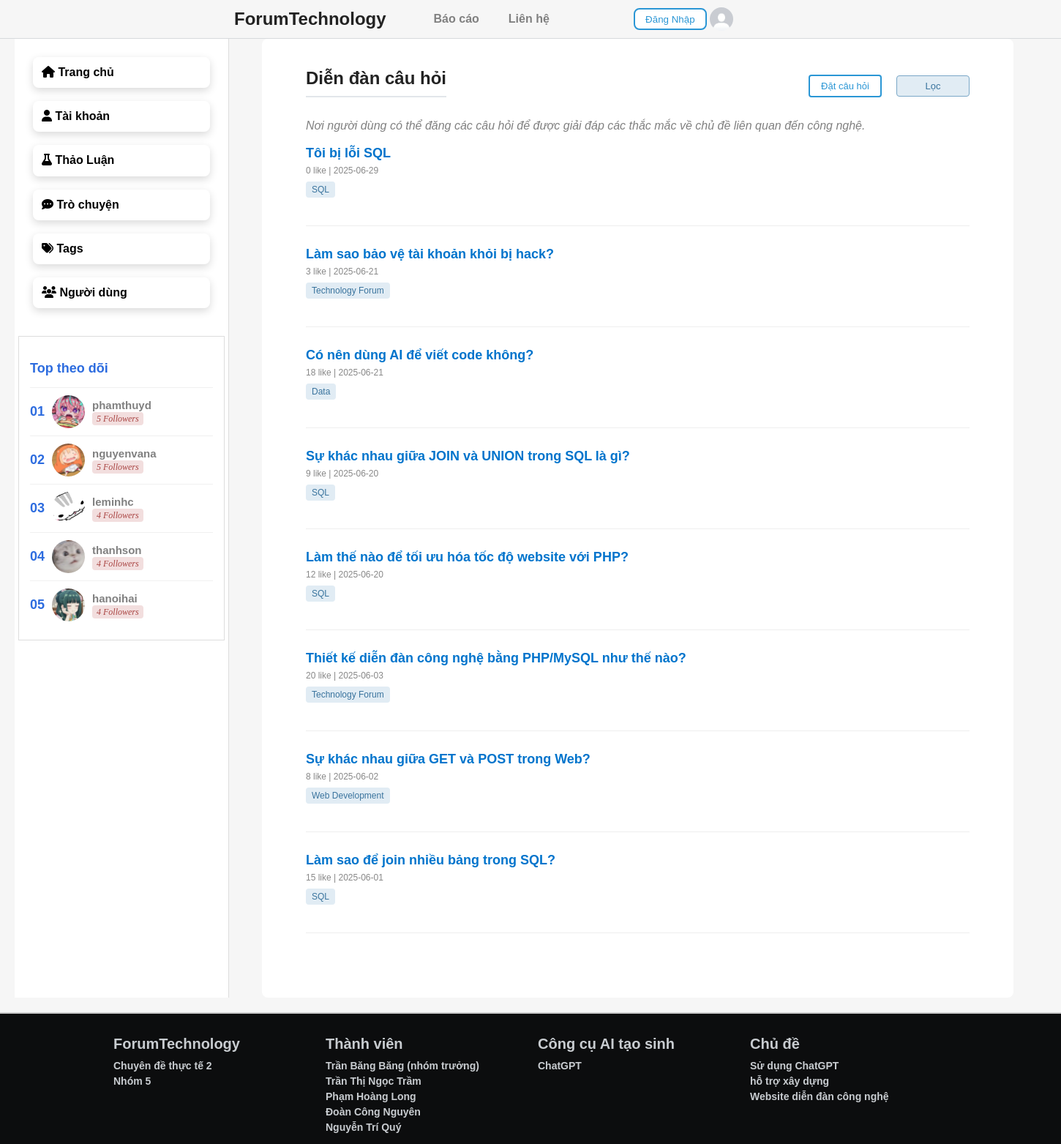
The page / on the database its author committed.
### tables this page shows
CREATE TABLE `users` (
  `User_ID` int(11) NOT NULL,
  `User_name` varchar(100) DEFAULT NULL,
  `ID_Ques` int(11) DEFAULT NULL,
  `email` varchar(100) DEFAULT NULL,
  `password` varchar(100) DEFAULT NULL,
  `avatar` varchar(255) DEFAULT 'uploads/avatar/1751079726_avatar_md.jpg',
  `follow` int(11) DEFAULT NULL,
  `created_at` datetime DEFAULT current_timestamp(),
  `last_login` datetime DEFAULT NULL,
  `bio` text DEFAULT NULL,
  `location` varchar(100) DEFAULT NULL,
  `phone_number` varchar(20) DEFAULT NULL,
  `About` longtext NOT NULL
);

CREATE TABLE `questions` (
  `ID_Ques` int(11) NOT NULL,
  `Date_tao` date DEFAULT NULL,
  `Mo_ta` text DEFAULT NULL,
  `Hinh_anh` varchar(255) DEFAULT NULL,
  `ID_Tags` int(11) DEFAULT NULL,
  `ID_user` int(11) DEFAULT NULL,
  `like_count` int(11) DEFAULT 0,
  `content` longtext DEFAULT NULL
);

CREATE TABLE `tags` (
  `ID_tag` int(11) NOT NULL,
  `Name` varchar(100) DEFAULT NULL
);

### Code/main.php (the view, shortened to what this page needs)
<?php include 'connect.php'; ?>
<!DOCTYPE html>
<html lang="en">
<head>
  <link rel="stylesheet" href="../Style/main.css">
</head>
<body>
  <div class="container-wrapper">
    <div class="main-content">
      <div class="questions-header">
        <h2>Diễn đàn câu hỏi</h2>
        <div class="user-actions">
          <button class="ask-btn" onclick="location.href='index.php?page=cau_hoi'">Đặt câu hỏi</button>
          <button id="toggleFilterBtn" class="filter-toggle-btn">Lọc</button>
        </div>
      </div>
      <div style="color: gray; text-align:justify;">
        <i>Nơi người dùng có thể đăng các câu hỏi để được giải đáp các thắc mắc về chủ đề liên quan đến công nghệ.</i>
      </div>
      <br>
      <?php
      $where = [];
      $orderBy = "q.ID_Ques DESC";
      $whereSql = count($where) ? "WHERE " . implode(" AND ", $where) : "";
      $sql = "SELECT q.ID_Ques, q.Mo_ta, q.Hinh_anh, q.like_count, q.Date_tao, t.Name AS tag_name, u.User_name
        FROM questions q
        JOIN tags t ON q.ID_Tags = t.ID_tag
        JOIN users u ON q.ID_user = u.User_ID
        $whereSql
        ORDER BY $orderBy";
      $result = $conn->query($sql);
      if ($result->num_rows > 0) {
        while ($row = $result->fetch_assoc()) {
          echo '<div class="question-item">';
          echo '<a class="question-title" href="Code/Ques.php?id=' . htmlspecialchars($row['ID_Ques']) . '">' . htmlspecialchars($row['Mo_ta']) . '</a>';
          echo '<div class="meta">'.htmlspecialchars($row['like_count']).' like | '.htmlspecialchars($row['Date_tao']).'</div>';
          echo '<div class="tags">';
          echo '<span class="tag">' . htmlspecialchars($row['tag_name']) . '</span>';
          echo '<br>';
          echo '<br>';
          echo '</div>';
          echo '</div>';
        }
      } else {
        echo 'Không có câu hỏi nào.';
      }
      ?>
    </div>
  </div>
</body>
</html>

### Code/top_bxh.php (shortened to what this page needs)
<?php
include 'connect.php';
$sql = "SELECT User_name, avatar, follow, User_ID FROM users ORDER BY follow DESC LIMIT 5";
$result = $conn->query($sql);
?>
<!DOCTYPE html>
<html lang="en">
<head>
    <link rel="stylesheet" href="https://cdnjs.cloudflare.com/ajax/libs/font-awesome/6.5.0/css/all.min.css">
    <link rel="stylesheet" href="../Style/nav.css">
</head>
<body>
    <div class="top-follow-box">
        <h3>Top theo dõi</h3>
<ul class="top-follow-list">
    <?php
    $rank = 1;
    if ($result && $result->num_rows > 0) {
        while ($row = $result->fetch_assoc()) {
            $avatar = !empty($row['avatar']) ? $row['avatar'] : 'uploads/icon/avatar_md.jpg';
            $name = htmlspecialchars($row['User_name']);
            $follow = number_format((int)$row['follow']);
            $user_id = (int)$row['User_ID'];
    ?>
            <li>
                <span class="rank"><?php echo str_pad($rank, 2, '0', STR_PAD_LEFT); ?></span>
                <img src="<?php echo $avatar; ?>" alt="Avatar">
                <div class="user-info">
                    <a class="Top-name" href="Code/check.php?user_id=<?php echo $user_id; ?>">
                        <strong><?php echo $name; ?></strong>
                    </a>
                    <div><span class="follow"><?php echo $follow; ?> Followers</span></div>
                </div>
            </li>
    <?php
            $rank++;
        }
    } else {
        echo "<li>Không có dữ liệu.</li>";
    }
    ?>
</ul>
    </div>
</body>
</html>

### Style/main.css (style rules this page uses)
body { font-family: Arial, sans-serif; background-color: #f6f6f6; margin: 0; }
.user-actions { display: flex; align-items: center; gap: 10px; }
.ask-btn { padding: 6px 12px; background-color: #0a95ff; color: white; border: none; border-radius: 4px; font-size: 13px; cursor: pointer; }
.container-wrapper { display: flex; justify-content:left; padding: 0 20px 20px 20px; }
.main-content { flex-grow: 1; padding: 20px; }
.meta { font-size: 12px; color: #888; margin-bottom: 6px; }
.tags { margin-top: 8px; }
.tag { display: inline-block; background: #e1ecf4; color: #39739d; padding: 4px 8px; border-radius: 4px; font-size: 12px; margin-right: 6px; }
.filter-toggle-btn { padding: 6px 12px; background-color: #e1ecf4; color: #39739d; border: 1px solid #7aa7c7; border-radius: 4px; font-size: 13px; cursor: pointer; margin-left: 10px; }

### Style/mainPost.css (style rules this page uses)
body { font-family: Arial, sans-serif; background-color: #f6f6f6; margin: 0; }
.questions-header { display: flex; align-items: center; justify-content: space-between; }
.user-actions { display: flex; align-items: center; gap: 10px; }
.ask-btn { padding: 6px 12px; background-color: #0a95ff; color: white; border: none; border-radius: 4px; font-size: 13px; cursor: pointer; }
.container-wrapper { display: flex; justify-content:left; padding: 0 20px 20px 20px; }
.main-content { flex-grow: 1; padding: 20px; }
.meta { font-size: 12px; color: #888; margin-bottom: 6px; }
.tags { margin-top: 8px; }
.tag { display: inline-block; background: #e1ecf4; color: #39739d; padding: 4px 8px; border-radius: 4px; font-size: 12px; margin-right: 6px; }
.filter-toggle-btn { padding: 6px 12px; background-color: #e1ecf4; color: #39739d; border: 1px solid #7aa7c7; border-radius: 4px; font-size: 13px; cursor: pointer; margin-left: 10px; }

### Style/nav.css (style rules this page uses)
.top-follow-box { border: 1px solid #ddd; padding: 15px; background-color: #fff; font-family: Arial, sans-serif; }
.top-follow-box h3 { font-size: 18px; color: #2d6cdf; margin-bottom: 15px; }
.top-follow-list { list-style: none; padding: 0; margin: 0; }
.top-follow-list li { display: flex; align-items: center; border-top: 1px solid #f0f0f0; padding: 10px 0; }
.top-follow-list .rank { font-weight: bold; color: #2d6cdf; font-size: 18px; }
.top-follow-list img { width: 45px; height: 45px; border-radius: 50%; margin: 0 10px; }
.top-follow-list .user-info { flex: 1; }
.top-follow-list .user-info strong { display: block; font-size: 15px; }
.top-follow-list .follow { background-color: #f2dede; color: #a94442; padding: 2px 6px; font-size: 12px; border-radius: 4px; }
a.Top-name { box-shadow: none; background-color: transparent; font-family:Arial, Helvetica, sans-serif; font-style: normal; font-weight: 400; }

### Style/header.css (style rules this page uses)
body { margin: 0; font-family: Arial; }
a { text-decoration: none; color: gray; font-weight: bold; }
.user-info { align-content: center; width: max-content; font-style: italic; font-family: cursive; padding-right: 2%; }
button { width: 100px; transition: background-color 0.3s ease, transform 0.3s ease; margin-left: 5px; border-radius: 8px; }
button:first-of-type { background-color: #fff; color: #2a96d5; border: 2px solid #2a96d5; }

### Style/user.css (style rules this page uses)
body { margin: 10%; font-family: Arial, Helvetica, sans-serif; }

### Style/tag.css (style rules this page uses)
body { font-family: 'Segoe UI', Tahoma, Geneva, Verdana, sans-serif; background-color: #f6f6f6; margin: 0; padding: 0; }
h2 { font-size: 24px; color: #222; }
body { margin: 0; font-family: 'Segoe UI', Tahoma, sans-serif; background-color: #f5f7fa; color: #333; }
.container-wrapper { display: flex; }
h2 { font-size: 24px; margin-bottom: 30px; color: #222; border-bottom: 2px solid #e2e6ea; padding-bottom: 10px; }
.question-item { margin-bottom: 28px; padding-bottom: 20px; border-bottom: 1px solid #eee; }
.question-title { font-size: 18px; font-weight: bold; color: #0074cc; text-decoration: none; }
.meta { font-size: 13px; color: #888; margin-top: 6px; }
.tags { margin-top: 10px; }
.tag { display: inline-block; background-color: #e1ecf4; color: #39739d; padding: 6px 10px; border-radius: 4px; font-size: 13px; font-weight: 500; margin-right: 8px; }

### Style/footer.css (style rules this page uses)
body { margin: 0; font-family: Arial; }

### rows shown on the page
users: rank "01", avatar (picture), User_name "phamthuyd", follow "5"
users: rank "02", avatar (picture), User_name "nguyenvana", follow "5"
users: rank "03", avatar (picture), User_name "leminhc", follow "4"
users: rank "04", avatar (picture), User_name "thanhson", follow "4"
users: rank "05", avatar (picture), User_name "hanoihai", follow "4"
questions: Mo_ta "Tôi bị lỗi SQL", like_count "0", Date_tao "2025-06-29", ID_Tags.Name "SQL"
questions: Mo_ta "Làm sao bảo vệ tài khoản khỏi bị hack?", like_count "3", Date_tao "2025-06-21", ID_Tags.Name "Technology Forum"
questions: Mo_ta "Có nên dùng AI để viết code không?", like_count "18", Date_tao "2025-06-21", ID_Tags.Name "Data"
questions: Mo_ta "Sự khác nhau giữa JOIN và UNION trong SQL là gì?", like_count "9", Date_tao "2025-06-20", ID_Tags.Name "SQL"
questions: Mo_ta "Làm thế nào để tối ưu hóa tốc độ website với PHP?", like_count "12", Date_tao "2025-06-20", ID_Tags.Name "SQL"
questions: Mo_ta "Thiết kế diễn đàn công nghệ bằng PHP/MySQL như thế nào?", like_count "20", Date_tao "2025-06-03", ID_Tags.Name "Technology Forum"
questions: Mo_ta "Sự khác nhau giữa GET và POST trong Web?", like_count "8", Date_tao "2025-06-02", ID_Tags.Name "Web Development"
questions: Mo_ta "Làm sao để join nhiều bảng trong SQL?", like_count "15", Date_tao "2025-06-01", ID_Tags.Name "SQL"
